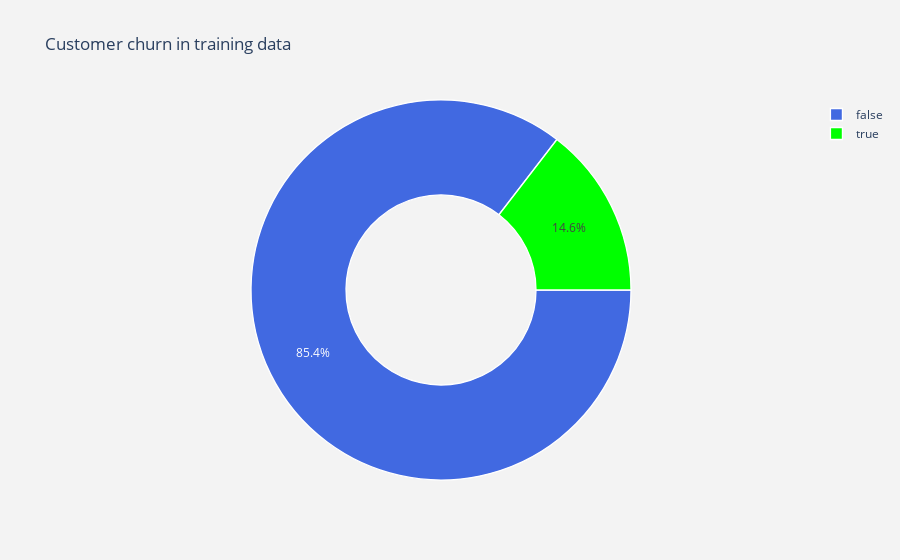

Notebook cell for this chart:
### Code cell
trace = go.Pie(labels = telcom["Churn"].value_counts().keys().tolist(),
               values = telcom["Churn"].value_counts().values.tolist(),
               marker = dict(colors = ['royalblue','lime'],
                             line = dict(color = "white", width =  1.3)
                            ),
               rotation = 90,
               hoverinfo = "label+value+text",
               hole = .5
              )
layout = go.Layout(dict(title = "Customer churn in training data",
                        plot_bgcolor = "rgb(243,243,243)",
                        paper_bgcolor = "rgb(243,243,243)",
                       )
                  )
data = [trace]
fig = go.Figure(data = data, layout = layout)
py.iplot(fig)

### Figure 1 — Plotly figure (JSON) as saved in the notebook; plotly's stock layout.template omitted (floating-point values rounded to 4 significant figures)
{"data": [{"hole": 0.5, "hoverinfo": "label+value+text", "labels": [false, true], "marker": {"colors": ["royalblue", "lime"], "line": {"color": "white", "width": 1.3}}, "rotation": 90, "type": "pie", "values": [2278, 388]}], "layout": {"paper_bgcolor": "rgb(243,243,243)", "plot_bgcolor": "rgb(243,243,243)", "title": {"text": "Customer churn in training data"}}}
